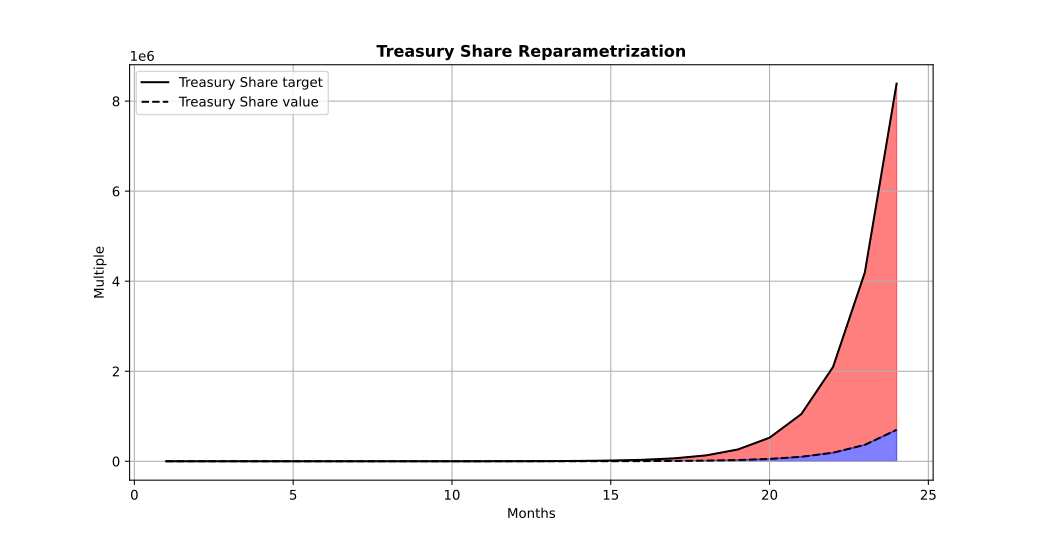

The script that drew this image:
#!/usr/bin/env -S ipython --matplotlib=auto

#%%
import matplotlib.pyplot as pp
import numpy as np
import os

path = os.path.dirname(os.path.abspath(__file__))
path = os.path.join(path, 'share-of.2.txt')
data = np.genfromtxt(path)
tgts = data[:,2] / 500000000000000000
aprs = data[:,1] / 500000000000000000
idxs = data[:,0]
zero = np.zeros(data.shape[0])

pp.plot(idxs, tgts, color='black')
pp.plot(idxs, aprs, color='black', linestyle='--')
pp.fill_between(idxs, tgts, aprs, where=tgts>=0, color='r', alpha=0.5)
pp.fill_between(idxs, aprs, where=aprs>=0, color='b', alpha=0.5)

pp.title('Treasury Share Reparametrization', fontweight='bold')
pp.legend(['Treasury Share target', 'Treasury Share value'])
pp.ylabel('Multiple')
pp.xlabel('Months')
pp.grid()

#%%
if __name__ == '__main__':
    pp.show(block=True)
